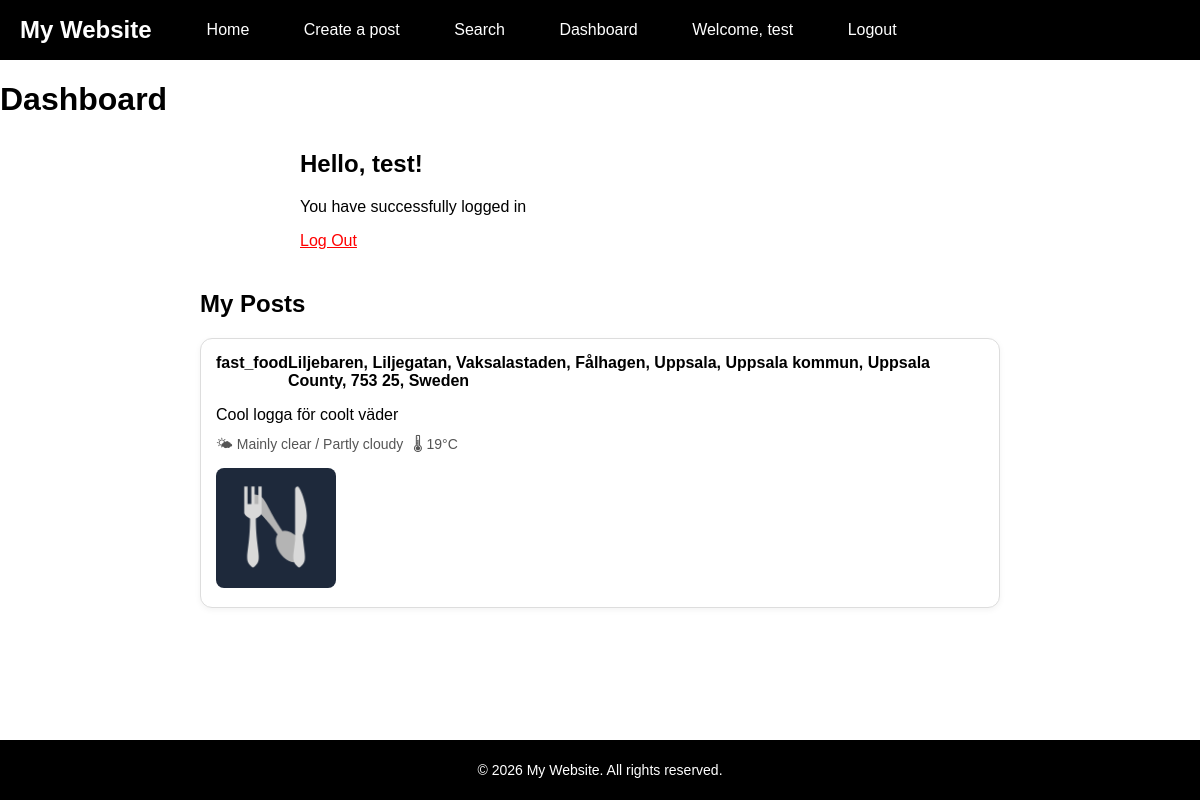
Screenshot of /dashboard.php (signed in) with the database file from the repository.
### tables this page shows
CREATE TABLE Post (
    ID INTEGER PRIMARY KEY AUTOINCREMENT,
    UserID INTEGER NOT NULL,
    Private INTEGER DEFAULT 0,
    Description TEXT,
    Weather TEXT NOT NULL,
    Temperature INT NOT NULL,
    Adress TEXT NOT NULL,
    Type TEXT NOT NULL,
    FOREIGN KEY (UserID) REFERENCES User(ID) ON DELETE CASCADE
);

CREATE TABLE Image (
    ID INTEGER PRIMARY KEY AUTOINCREMENT,
    UserID INTEGER NOT NULL,
    PostID INTEGER NOT NULL,
    FilePath TEXT NOT NULL,
    FOREIGN KEY (UserID) REFERENCES User(ID) ON DELETE CASCADE,
    FOREIGN KEY (PostID) REFERENCES Post(ID) ON DELETE CASCADE
);

### dashboard.php (the view, shortened to what this page needs)
<?php
require_once("include/models/db.php");
$currentUserId = $_SESSION['user_id'] ?? null;
if ($currentUserId) {
    $stmt = $pdo->prepare("
        SELECT * FROM Post
        WHERE UserID = ?
        ORDER BY ID DESC
    ");
    $stmt->execute([$currentUserId]);
    $posts = $stmt->fetchAll(PDO::FETCH_ASSOC);
}
require_once "include/views/_header.php";
?>
    <header>
        <h1>Dashboard</h1>
    </header>
    <main style="max-width: 600px; margin: 2rem auto;">
        <h2>Hello, <?= htmlspecialchars($_SESSION['username']); ?>!</h2>
        <p>You have successfully logged in</p>
        <p><a href="logout.php" style="color: red;">Log Out</a></p>
    </main>
    <div class="posts-section">
    <h2>My Posts</h2>
    <?php if (!empty($posts)): ?>
        <?php foreach ($posts as $post): ?>
            <div class="post-card">
                <div class="post-header">
                    <strong><?= htmlspecialchars($post['Type']) ?></strong>
                    <span><?= htmlspecialchars($post['Adress']) ?></span>
                </div>
                <p class="post-desc">
                    <?= nl2br(htmlspecialchars($post['Description'])) ?>
                </p>
                <div class="post-meta">
                    <span>🌤 <?= htmlspecialchars($post['Weather']) ?></span>
                    <span>🌡 <?= htmlspecialchars($post['Temperature']) ?>°C</span>
                </div>
                <div class="post-images">
                    <?php
                    $imgStmt = $pdo->prepare("SELECT FilePath FROM Image WHERE PostID = ?");
                    $imgStmt->execute([$post['ID']]);
                    $images = $imgStmt->fetchAll(PDO::FETCH_ASSOC);
                    ?>
                    <?php foreach ($images as $img): ?>
                        <img src="<?= htmlspecialchars($img['FilePath']) ?>" alt="Post image">
                    <?php endforeach; ?>
                </div>
            </div>
        <?php endforeach; ?>
    <?php else: ?>
        <p>No posts yet.</p>
    <?php endif; ?>
</div>
<?php require_once "include/views/_footer.php"; ?>

### include/views/_header.php (shortened to what this page needs)
<!DOCTYPE html>
<html lang="en">
<head>
    <link rel="stylesheet" href="css/styles.css">
</head>
<body>
<header>
    <nav class="navbar">
        <div class="navbar-title">My Website</div>
        <div class="nav-links">
            <a href="index.php">Home</a>
            <a href="post.php">Create a post</a>
            <a href="search.php">Search</a>
            <?php if (isset($_SESSION['user_id'])): ?>
                <a href="dashboard.php">Dashboard</a>
                <span class="username">
                   <a>Welcome, <?= htmlspecialchars($_SESSION['username']) ?></a>
                </span>
                <a href="logout.php">Logout</a>
            <?php else: ?>
                <a href="login.php">Login</a>
            <?php endif; ?>
        </div>
    </nav>
</header>

### include/views/_footer.php
<footer class="footer">
  <p>&copy; 2026 My Website. All rights reserved.</p>
</footer>
</body>
</html>

### css/styles.css (style rules this page uses)
body { margin: 0; padding-bottom: 60px; font-family: Arial, sans-serif; }
.navbar { background-color: black; display: flex; align-items: center; padding: 0 20px; height: 60px; }
.navbar-title { color: white; font-size: 24px; font-weight: bold; margin-right: 40px; }
.nav-links a { color: white; text-decoration: none; margin-right: 20px; padding: 10px 15px; border-radius: 5px; transition: background-color 0.3s; }
footer { position: fixed; left: 0; bottom: 0; width: 100%; height: 60px; background-color: black; color: white; display: flex; justify-content: center; align-items: center; }
footer p { margin: 0; font-size: 14px; }

### dashboard.php (style rules this page uses)
.posts-section { max-width: 800px; margin: 40px auto; }
.post-card { background: #fff; border: 1px solid #ddd; border-radius: 12px; padding: 15px; margin-bottom: 20px; box-shadow: 0 2px 6px rgba(0,0,0,0.05); }
.post-header { display: flex; justify-content: space-between; font-weight: bold; margin-bottom: 10px; }
.post-desc { margin-bottom: 10px; }
.post-meta { display: flex; gap: 10px; font-size: 14px; color: #555; margin-bottom: 10px; }
.post-images img { width: 120px; height: 120px; object-fit: cover; border-radius: 8px; margin-right: 5px; }

### rows the page displays
post: Type "fast_food", Adress "Liljebaren, Liljegatan, Vaksalastaden, Fålhagen, Uppsala, Uppsala kommun, Uppsala County, 753 25, Sweden", Description "Cool logga för coolt väder", Weather "Mainly clear / Partly cloudy", Temperature "19"
image: FilePath (picture)

### other values shown
$_SESSION['username'] "test"
